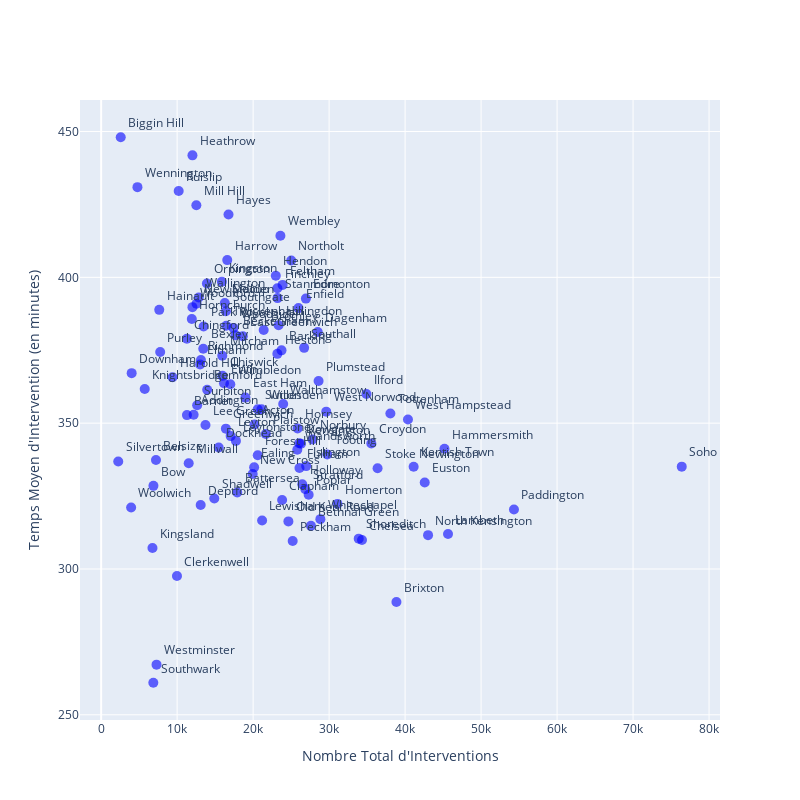

Notebook source saved alongside this figure:
### Markdown cell above
#### Station de pompiers

### Code cell
# Grouper par 'station' pour calculer le nombre d'interventions et la durée moyenne
grouped = master_df.groupby('DeployedFromStation_Name').agg(
            interventions=('ResponseDuration', 'count'),
            average_duration=('ResponseDuration', 'mean')
            ).reset_index()

grouped = grouped[grouped['interventions'] >= 1000]

# Créer le scatter plot
fig = go.Figure()

# Ajouter les points du scatter plot
fig.add_trace(go.Scatter(
    x=grouped['interventions'],
    y=grouped['average_duration'],
    mode='markers+text',
    text=grouped['DeployedFromStation_Name'],
    textposition='top right',
    marker=dict(size=10, color='blue', opacity=0.6),
    name='Stations'
))

# Mettre à jour les axes et le titre
fig.update_layout(
    #title='Nombre d\'Interventions vs Temps Moyen d\'Intervention par Station',
    xaxis_title='Nombre Total d\'Interventions',
    yaxis_title='Temps Moyen d\'Intervention (en minutes)',
    height = 800,
    width = 800
)

# Sauvegarder et afficher le graphique
fig.write_html(racine_projet()+'/reports/figures/scatter_plot_stations.html')
fig.show()

### Figure 1 — Plotly figure (JSON) as saved in the notebook; plotly's stock layout.template omitted (floating-point values rounded to 4 significant figures)
{"data": [{"marker": {"color": "blue", "opacity": 0.6, "size": 10}, "mode": "markers+text", "name": "Stations", "text": ["Acton", "Addington", "Barking", "Barnet", "Battersea", "Beckenham", "Belsize", "Bethnal Green", "Bexley", "Biggin Hill", "Bow", "Brixton", "Bromley", "Chelsea", "Chingford", "Chiswick", "Clapham", "Clerkenwell", "Croydon", "Dagenham", "Deptford", "Dockhead", "Dowgate", "Downham", "Ealing", "East Greenwich", "East Ham", "Edmonton", "Eltham", "Enfield", "Erith", "Euston", "Feltham", "Finchley", "Forest Hill", "Fulham", "Greenwich", "Hainault", "Hammersmith", "Harold Hill", "Harrow", "Hayes", "Heathrow", "Hendon", "Heston", "Hillingdon", "Holloway", "Homerton", "Hornchurch", "Hornsey", "Ilford", "Islington", "Kensington", "Kentish Town", "Kingsland", "Kingston", "Knightsbridge", "Lambeth", "Lee Green", "Lewisham", "Leyton", "Leytonstone", "Mill Hill", "Millwall", "Mitcham", "New Cross", "New Malden", "Norbury", "North Kensington", "Northolt", "Old Kent Road", "Orpington", "Paddington", "Park Royal", "Peckham", "Plaistow", "Plumstead", "Poplar", "Purley", "Richmond", "Romford", "Ruislip", "Shadwell", "Shoreditch", "Sidcup", "Silvertown", "Soho", "Southall", "Southgate", "Southwark", "Stanmore", "Stoke Newington", "Stratford", "Surbiton", "Sutton", "Tooting", "Tottenham", "Twickenham", "Wallington", "Walthamstow", "Wandsworth", "Wembley", "Wennington", "West Hampstead", "West Norwood", "Westminster", "Whitechapel", "Willesden", "Wimbledon", "Woodford", "Woodside", "Woolwich"], "textposition": "top right", "type": "scatter", "x": [20182, 12172, 23736, 11291, 17911, 17682, 7215, 27608, 13439, 2577, 6880, 38858, 21390, 34327, 11283, 15966, 23814, 9977, 35554, 28505, 13096, 15473, 26048, 4016, 20133, 18640, 18983, 26943, 13020, 25971, 16164, 42582, 23878, 23188, 20604, 26099, 16414, 7645, 45179, 9393, 16597, 16760, 12015, 22984, 23188, 23350, 26467, 31094, 11929, 25850, 34910, 26981, 26301, 41125, 6753, 15887, 5733, 45649, 13728, 21184, 17043, 17735, 12528, 11523, 15939, 19940, 12547, 27820, 43021, 25015, 24641, 13917, 54326, 13482, 25205, 21670, 28613, 27309, 7769, 13133, 13954, 10201, 14892, 33897, 16274, 2250, 76407, 26713, 16412, 6865, 23214, 36378, 26865, 12634, 20598, 29760, 38063, 16456, 12844, 23954, 25812, 23591, 4777, 40376, 29623, 7289, 28848, 21101, 16997, 12013, 17409, 3945], "y": [349.5, 352.9, 375.0, 352.8, 326.2, 380.2, 337.4, 314.8, 375.5, 448.0, 328.5, 288.7, 381.9, 310.0, 378.9, 366.2, 323.6, 297.6, 343.0, 381.3, 321.9, 341.6, 343.1, 367.1, 334.8, 379.8, 358.8, 392.7, 370.1, 389.5, 363.7, 329.7, 397.4, 396.2, 339.0, 334.6, 348.1, 388.9, 341.2, 365.7, 405.9, 421.5, 441.8, 400.6, 373.8, 383.6, 329.1, 322.3, 385.7, 348.2, 360.0, 335.3, 342.9, 335.1, 307.2, 398.5, 361.7, 312.0, 349.4, 316.6, 345.6, 343.9, 424.7, 336.3, 373.1, 332.6, 391.0, 344.4, 311.6, 405.8, 316.3, 397.9, 320.4, 383.1, 309.6, 346.3, 364.4, 325.5, 374.4, 371.6, 361.5, 429.6, 324.2, 310.4, 391.2, 336.9, 335.1, 375.8, 388.4, 261.0, 392.9, 334.5, 327.4, 356.2, 354.8, 339.2, 353.3, 383.4, 393.1, 356.6, 340.9, 414.3, 430.9, 351.3, 353.9, 267.2, 317.1, 354.8, 363.3, 389.8, 382.7, 321.1]}], "layout": {"height": 800, "width": 800, "xaxis": {"autorange": true, "range": [-2784.0, 81440.0], "title": {"text": "Nombre Total d'Interventions"}, "type": "linear"}, "yaxis": {"autorange": true, "range": [248.2, 460.8], "title": {"text": "Temps Moyen d'Intervention (en minutes)"}, "type": "linear"}}}
